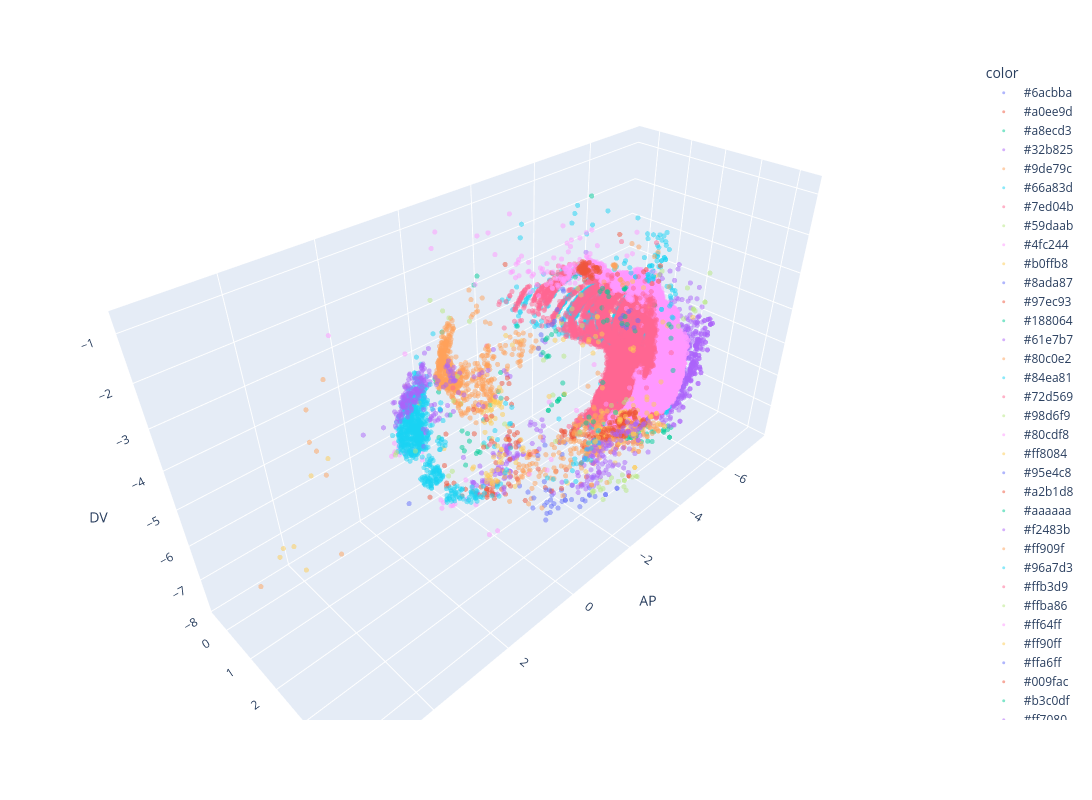

This figure's notebook cell:
### Markdown cell above
6. LH: load datasets and plot

### Code cell
df_trio_lh = pd.read_csv("/Users/yuyihe/ExampleNeuroDatasets/BiasedConnectivityVentralSubiculum/LH_TRIO_cellcounts.csv")

fig_lh = px.scatter_3d(df_trio_lh, x='AP', y='ML', z = 'DV', color = 'color', opacity = 0.5)

fig_lh["layout"].update(width = 1200, height = 800, autosize = False)
fig_lh.update_traces(marker_size=3)

fig_lh.show()
